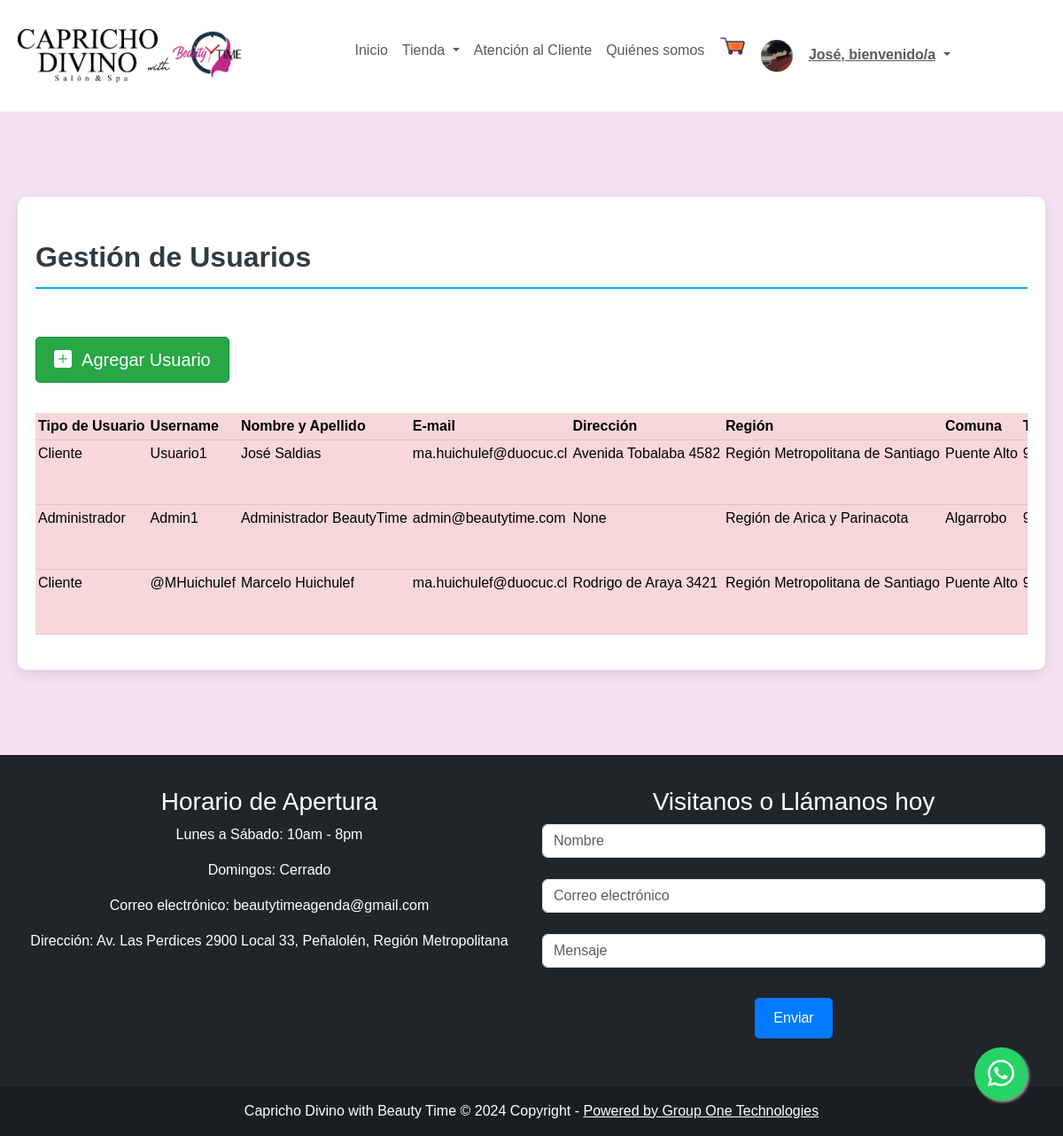
Page /paginas/usuarios (signed in) on the earlier database version.
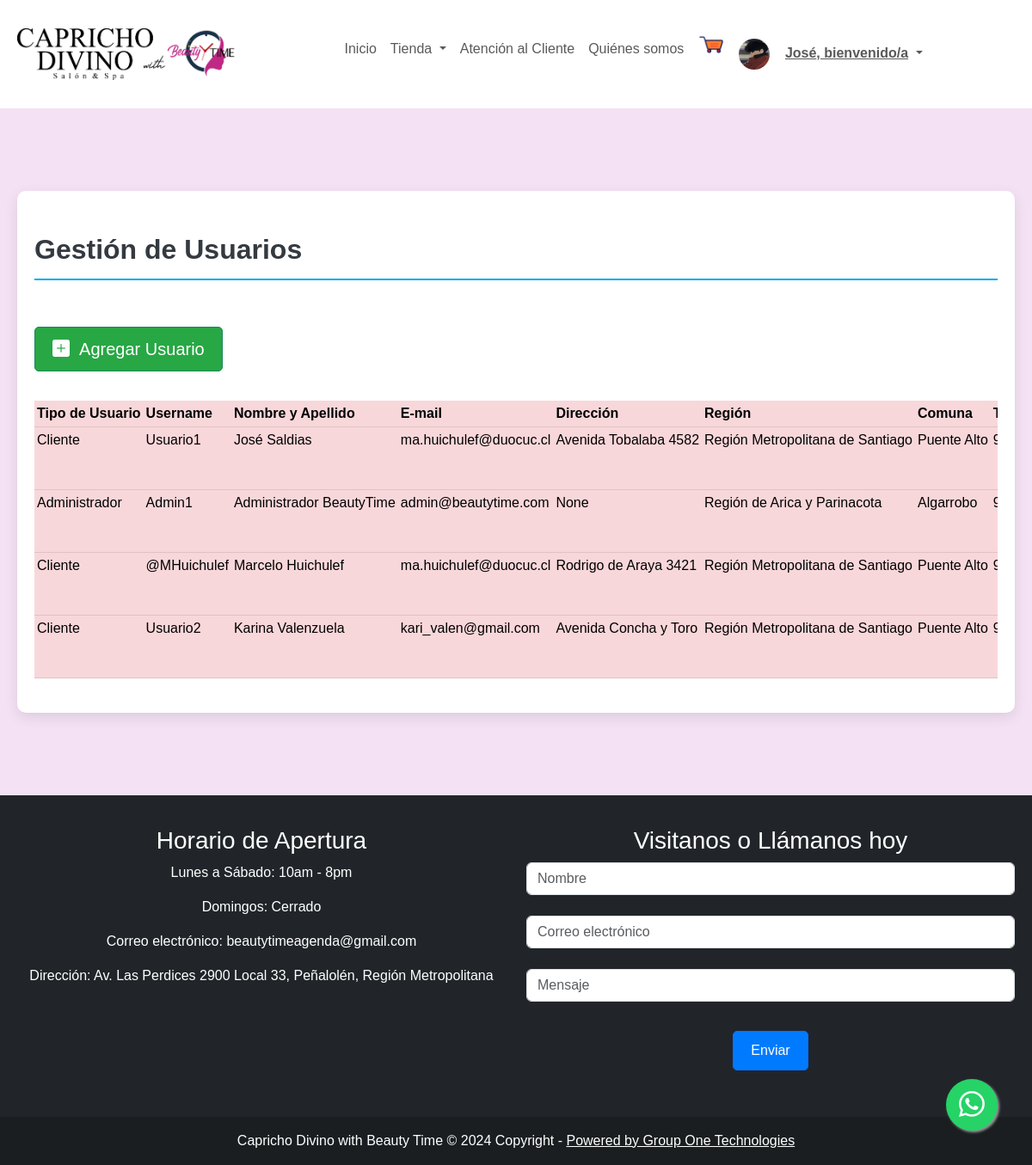
Same page on the later database version.
### core/models.py (models this page shows, shortened)
class User(AbstractUser):
    CLIENTE = 'Cliente'
    ADMINISTRADOR = 'Administrador'
    TIPO_USUARIO = [
        (CLIENTE, 'Cliente'),
        (ADMINISTRADOR, 'Administrador'),
    ]
    picture = models.ImageField(default = 'users/profile_default.png', upload_to='media/users/')
    direccion = models.CharField(max_length=60, null=True, blank =True)
    region = models.CharField(max_length=200, choices=REGIONES, default=REGIONES[0][0])
    comuna = models.CharField(max_length=200, choices=COMUNAS, default=COMUNAS[0][0])
    telefono = models.CharField(max_length=9, null=True, validators=[MinLengthValidator(9)])
    fecha_nac = models.DateField(null=True)
    tipo_user = models.CharField(max_length=60, choices=TIPO_USUARIO, default=CLIENTE, null=True, blank=True )

### core/views.py (the view)
# urls.py: path("paginas/usuarios", views.usuarios, name="usuarios"),
@login_required
def usuarios(request):
    users = User.objects.all()
    form_editar = editarUsuarioForm()
    context = {"users": users, "form_editar": form_editar}
    return render(request, "registration/usuarios.html", context)

### core/cart.py (called while the page is built, shortened)
  def __iter__(self):
    cart = copy.deepcopy(self.cart)
    productos = Producto.objects.filter(id__in=cart)
    for producto in productos:
      cart[str(producto.id)]["producto"] = producto

### core/context_processors.py (called while the page is built)
def cart_badge(request):
    cart = Cart(request)
    item_count = sum(item['cantidad'] for item in cart)
    return {'cart_badge': item_count}

### core/templates/registration/usuarios.html (shortened to what this page needs)
{% extends "base/base.html" %}
{% load widget_tweaks %}
{% load static %}
{% block css %}
<link rel="stylesheet" href="{% static 'css/productos.css' %}">
{% endblock %}
{% block template %}
<section class="py-5">
    <div class="container py-5 h-100">
        <div class="row d-flex justify-content-center align-items-center h-100">
            <div class="col col-12">
                <div class="wrapper">
                    <div class="text-left mt-4 name">
                        Gestión de Usuarios
                    </div>
                    <div class="table-responsive">
                        <table class="table table-danger table-hover">
                            <br>
                            <a class="btn btn-success btn-lg" href="{% url 'agregarUsuario' %}">
                                <i class="bi bi-plus-square-fill"></i>&nbsp;&nbsp;Agregar Usuario
                            </a>
                            <br><br>
                            <thead>
                                <tr class="table-danger">
                                    <th>Tipo de Usuario</th>
                                    <th>Username</th>
                                    <th>Nombre y Apellido</th>
                                    <th>E-mail</th>
                                    <th>Dirección</th>
                                    <th>Región</th>
                                    <th>Comuna</th>
                                    <th>Teléfono</th>
                                </tr>
                            </thead>
                            <tbody class="text-danger">
                                {% for user in users %}
                                <tr class="table-danger">
                                    <td class="table-danger">{{ user.tipo_user }}</td>
                                    <td class="table-danger">{{ user.username }}</td>
                                    <td class="table-danger">{{ user.first_name }} {{ user.last_name }}</td>
                                    <td class="table-danger">{{ user.email }}</td>
                                    <td class="table-danger">{{ user.direccion }}</td>
                                    <td class="table-danger">{{ user.region }}</td>
                                    <td class="table-danger">{{ user.comuna }}</td>
                                    <td class="table-danger">{{ user.telefono }}</td>
                                </tr>
                                {% endfor %}
                            </tbody>
                        </table>
                    </div>
                </div>
            </div>
        </div>
    </div>
</section>
{% endblock %}

### core/templates/base/base.html (shortened to what this page needs)
{% load static %}
<!DOCTYPE html>
<html lang="es">
<head>
  <link href="https://cdn.jsdelivr.net/npm/bootstrap@5.3.0-alpha3/dist/css/bootstrap.min.css" rel="stylesheet"
>
  <link rel="stylesheet" href="https://cdn.jsdelivr.net/npm/bootstrap-icons@1.10.5/font/bootstrap-icons.css">
  <link href="https://cdnjs.cloudflare.com/ajax/libs/bootstrap-icons/1.8.3/font/bootstrap-icons.min.css"
    rel="stylesheet">
  <link rel="stylesheet" href="{% static 'css/btnwsp.css' %}">
  {% block css %}
  {% endblock %}
</head>
<body>
  {% url 'home' as home %}
  <nav class="navbar navbar-expand-lg navbar-light bg-white">
    <div class="container justify-content-center">
      <a class="navbar-brand" href="{% url 'home' %}">
        <img src="{% static 'img/Beauty-Time.png' %}" alt="Logo" class="img-fluid" style="max-height: 60px;">
      </a>
      <div class="collapse navbar-collapse justify-content-center" id="navbarSupportedContent">
        <ul class="navbar-nav mb-2 mb-lg-0">
          <li class="nav-item">
            <a class="nav-link {% if request.path == home %} active {% endif %}" aria-current="page"
              href="{% url 'home' %}">Inicio</a>
          </li>
          <li class="nav-item dropdown">
            <a class="nav-link dropdown-toggle" href="#" id="navbarDropdown" role="button" data-bs-toggle="dropdown"
              aria-expanded="false">
              Tienda
            </a>
          </li>
          <li class="nav-item">
            <a class="nav-link" href="{% url 'atencioncliente' %}">Atención al Cliente</a>
          </li>
          <li><a class="nav-link" href="{% url 'quienes_somos' %}">Quiénes somos</a></li>
          <li style="position: relative;">
              <a href="{% url 'carrito' %}" style="position: relative;">
                  <img src="{% static 'img/carrito_png.png' %}" width="30px" height="30px" alt="Carrito de Compras">
              </a>
          </li>
          {% if request.user.is_authenticated %}
          <ul class="navbar-nav">
            <li class="nav-item dropdown" style="color:white">
              <a class="nav-link dropdown-toggle" href="#" id="navbarDropdown" role="button" data-bs-toggle="dropdown"
                aria-expanded="false">
                <img src="{{ user.picture.url }}" style="border-radius: 25px; background:white;" height="36" width="36"
                  alt="Avatar" />
                <strong style="text-decoration: underline;">{{ user.first_name|capfirst }}, bienvenido/a</strong>
              </a>
            </li>
          </ul>
          {%else%}
          <li class="nav-item">
            <b> <a class="nav-link" href="{% url 'login' %}">Mi Cuenta</a></b>
          </li>
          {% endif %}
      </div>
    </div>
  </nav>
  {% block template %}
  {% endblock %}
  <footer class="bg-dark text-center text-white">
    <div class="container">
      <div class="row">
        <div class="col-md-6 mt-3">
          <div class="footer-content">
            <h3>Horario de Apertura</h3>
            <p>Lunes a Sábado: 10am - 8pm</p>
            <p>Domingos: Cerrado</p>
            <p>Correo electrónico: beautytimeagenda@gmail.com</p>
            <p>Dirección: Av. Las Perdices 2900 Local 33, Peñalolén, Región Metropolitana</p>
          </div>
        </div>
        <div class="col-md-6 mt-3">
          <div class="footer-content">
            <h3>Visitanos o Llámanos hoy</h3>
            <div class="subscribe-form">
              <input type="text" id="nombre" class="form-control" placeholder="Nombre"><br>
              <input type="email" id="subscribe-email" class="form-control" placeholder="Correo electrónico"><br>
              <input type="text" id="mensaje" class="form-control" placeholder="Mensaje"><br>
              <button type="submit" class="btn btn-primary">Enviar</button>
            </div>
          </div>
        </div>
      </div>
    </div>
    <br>
    <div class="text-center p-3" style="background-color: rgba(0, 0, 0, 0.2);">
      Capricho Divino with Beauty Time © 2024 Copyright -
      <a class="text-white" href="#">Powered by Group One Technologies</a>
    </div>
  </footer>
  <a href="https://api.whatsapp.com/send?phone=+56998027818&text=¡Hola!,%20Me%20gustaria%20obtener%20más%20información" class="float pulse" target="_blank">
    <i class="bi bi-whatsapp my-float"></i>
  </a>
</body>
</html>

### core/static/css/btnwsp.css (style rules this page uses)
.float { position: fixed; width: 60px; height: 60px; bottom: 40px; right: 40px; background-color: #25d366; color: #FFF; border-radius: 50px; text-align: center; font-size: 30px; box-shadow: 2px 2px 3px #999; z-index: 100; display: flex; align-items: center; justify-content: center; }
.pulse { animation: pulse-animation 2s infinite; }

### core/static/css/productos.css (style rules this page uses)
body { background-color: rgb(244, 226, 244); }
* { margin: 0; padding: 0; box-sizing: border-box; font-family: 'Poppins', sans-serif; }
.container { max-width: 100%; padding: 20px; margin: 0 auto; }
.wrapper { background-color: #ecf0f3; padding: 20px; border-radius: 10px; box-shadow: 0 5px 15px rgba(0,0,0,0.1); }
.name { font-size: 2rem; font-weight: bold; color: #343a40; margin-bottom: 20px; text-align: left; border-bottom: 2px solid #03A9F4; padding-bottom: 10px; }
.table { width: 100%; margin-bottom: 20px; table-layout: auto; }
.table-responsive { overflow-x: auto; }
.table th, .table td { text-align: left; padding: 3px; white-space: nowrap; }
.btn { margin: 10px 0; padding: 10px 20px; border-radius: 5px; transition: background-color 0.3s ease; }
.btn-success { background-color: #28a745; }
.btn-primary { background-color: #007bff; }
.wrapper { background-color: rgb(255, 255, 255); }

Differences in the rows shown:
added User: tipo_user "Cliente", username "Usuario2", first_name "Karina", last_name "Valenzuela", email "kari_valen@gmail.com", direccion "Avenida Concha y Toro", region "Región Metropolitana de Santiago", comuna "Puente Alto"
